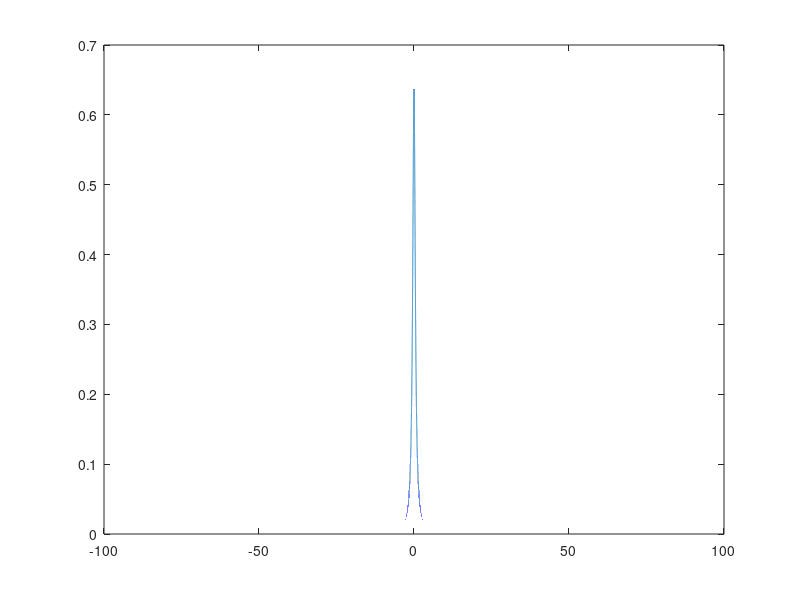

Source code (MATLAB):




N=1E1;
theta_rand = rand(N,1)*pi-pi/2;
gamma=0.5;%start with 0.5 and try decreaseing later
g = @(w) (gamma/pi)./(gamma^2+w.^2);
w_rand = trnd(gamma,N,1);
hist(w_rand)

x=linspace(-100,100,1E6)';
y=zeros(length(x),1);
for iX=1:length(x)
    y(iX)=g(x(iX));
end
plot(x,y)





%
%r=C Sqrt(u)   where 0<u=(K-Kc)/Kc<<1
%todo: C=??

%|r|=|re^(iY)|=|1/N sum(e^(i theta_j))|
